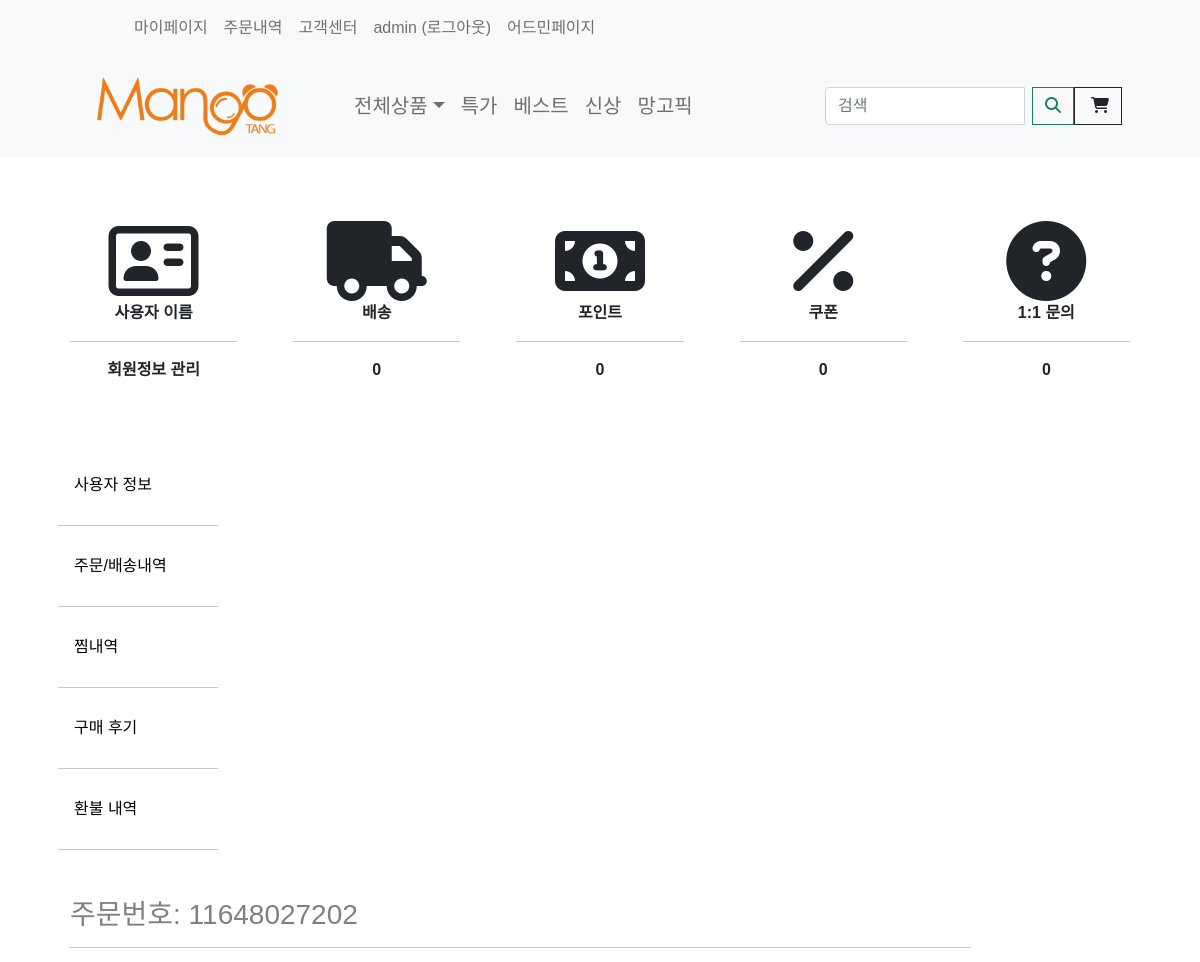
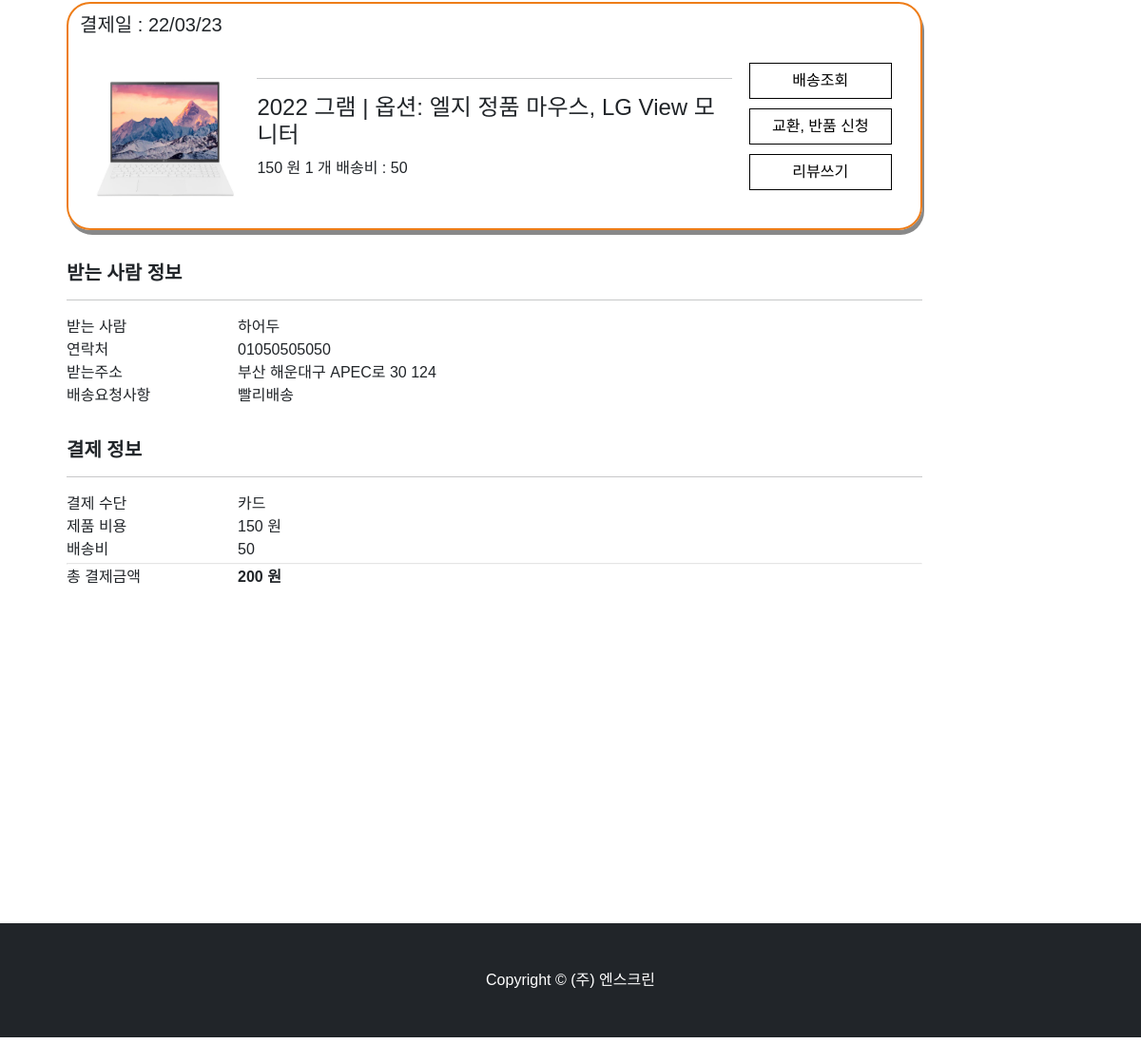
Page /mypage/orderlist/orderdetail/11648027202/12312 (signed in) on the committed database (2 pictures, top to bottom).
### store/models.py (models this page shows, shortened)
class OrderItem(models.Model):
    DELIVER_COMPANY = (
        ('04', 'CJ대한통운'),
        ('05', '한진택배'),
        ('08', '롯데택배'),
        ('06', '로젠택배'),
        ('01', '우체국택배'),
        ('46', 'CU편의점택배'),
        ('24', 'GS Postbox 택배	'),
    )
    product = models.ForeignKey(Product, on_delete=models.SET_NULL, null=True)
    order = models.ForeignKey(Order, on_delete=models.SET_NULL, null=True, blank=True)
    orderHistory = models.ForeignKey(OrderHistory, on_delete=models.SET_NULL, null=True)
    deliver_state = models.CharField(max_length=200, null=True, blank=True)
    quantity = models.IntegerField(default=0, null=True, blank=True)
    date_added = models.DateTimeField(auto_now_add=True)
    item_option_bool = models.BooleanField(default=False, blank=False, null=True)
    deliver_company = models.CharField(max_length=200, choices=DELIVER_COMPANY, null=True, blank=True)
    track_number = models.IntegerField(null=True, blank=True)
    @property
    def get_all_option_name(self):
        orderOptions = self.orderitemoption_set.all()  # 해당 order의 자식 가져와서
        data = ""
        for name in orderOptions:
            data += name.get_option_name + ", "
        data = data.strip(', ')
        return data
    @property  # 배송비
    def get_delivery_price(self):
        return self.product.shipment_price
    @property  # 옵션 포함 가격
    def get_all_total(self):
        total = self.product.price_discount * self.quantity
        orderOptions = self.orderitemoption_set.all()  # 해당 order의 자식 가져와서
        total += sum([item.get_total for item in orderOptions])  # 다더함함
        return total

class OrderHistory(models.Model):
    customer = models.ForeignKey(Customer, on_delete=models.SET_NULL, null=True, blank=True)
    order_name = models.CharField(max_length=200, null=True, blank=True)
    date_ordered = models.DateTimeField(auto_now_add=True)
    date_completed = models.DateTimeField(null=True, blank=True)
    track_number = models.IntegerField(null=True, blank=True)
    payment_state = models.BooleanField(default=False)
    shipping_fee = models.IntegerField(null=True, blank=True)
    order_number = models.IntegerField(null=True, blank=True)
    email = models.EmailField(null=True, blank=True)
    total_fee = models.IntegerField(null=True, blank=True)
    post_code = models.CharField(max_length=200, null=True, blank=True)
    recipent_address1 = models.CharField(max_length=200, null=False)
    recipent_address2 = models.CharField(max_length=200, null=False)
    recipent_number = models.CharField(max_length=50, null=False)
    recipent_name = models.CharField(max_length=50, null=False)
    order_request = models.CharField(max_length=100, null=False)
    orderer_number = models.CharField(max_length=100, null=False)
    orderer_name = models.CharField(max_length=100, null=False)
    receipt_url = models.CharField(max_length=500, null=True, blank=True)
    status = models.CharField(max_length=100, null=True, blank=True)
    emb_pg_provider = models.CharField(max_length=100, null=True, blank=True)
    imp_uid = models.CharField(max_length=100, null=True, blank=True)
    pay_method = models.CharField(max_length=100, null=True, blank=True)
    @property
    def get_total(self):
        total = self.total_fee + self.shipping_fee
        return total

class Product(models.Model):
    product_name = models.CharField(max_length=200)
    price = models.FloatField(null=False, blank=False)
    image_detail = models.ImageField(null=True, blank=True)
    image_title = models.ImageField(null=True, blank=True)
    image_introduce = models.ImageField(null=True, blank=True)
    seller_code = models.CharField(max_length=50, null=False, blank=False)
    price_discount = models.FloatField(null=True)
    discount = models.IntegerField(null=True)
    stock = models.IntegerField()
    first_title = models.CharField(max_length=200)
    second_title = models.CharField(max_length=200)
    shipment_price = models.IntegerField(blank=True)
    hash_tag = models.CharField(max_length=200)
    option_bool = models.BooleanField(default=False, blank=False, null=True)
    collection_tag = models.CharField(max_length=200, null=True)
    item_company = models.CharField(null=False, max_length=200)
    product_status = models.BooleanField(default=False, blank=False, null=True)

class OrderItemOption(models.Model):
    order_item_option = models.ForeignKey(OrderItem, on_delete=models.CASCADE, null=True)
    product_option = models.ForeignKey(ProductOption, on_delete=models.CASCADE, null=True)
    quantity = models.IntegerField(default=0, null=True, blank=True)
    @property
    def get_option_name(self):
        return self.product_option.option_name
    @property
    def get_total(self):
        total = self.product_option.option_price * self.quantity
        return total

class ProductOption(models.Model):
    product = models.ForeignKey(Product, on_delete=models.CASCADE, null=True)
    option_name = models.CharField(max_length=200)
    option_seller_code = models.CharField(max_length=50, null=False, blank=False)
    option_price = models.FloatField(null=False, blank=False)
    option_stock = models.IntegerField()
    option_status = models.BooleanField(default=False, blank=False, null=True)

### store/views.py (the view)
# urls.py: path('mypage/orderlist/orderdetail/<int:orderNumber>/<int:sellerCode>', views.orderdetail, name="orderdetail"), #주문번호로 변경
@login_required(login_url='account_login')
def orderdetail(request, orderNumber, sellerCode):
    customer = request.user.customer
    orderHistory = OrderHistory.objects.filter(customer=customer, order_number=orderNumber)
    product = Product.objects.filter(seller_code=sellerCode)
    orderItem = OrderItem.objects.get(orderHistory__in=orderHistory,
                                      product__in=product)  # 이미 쿼리셋한 쿼리셋으로 쿼리셋을 할려면 __in 필요
    context = {'orderItem': orderItem}
    return render(request, 'mypage/orderdetail.html', context)

### store/templates/mypage/orderdetail.html (shortened to what this page needs)
{% extends 'store/mypage.html' %}
{% load static %}
{% block mypage %}
    <div class="container" style=" height: 90rem">
        <div class="item">
            <span><h3 style="color: grey">주문번호: {{ orderItem.orderHistory.order_number }}</h3></span>
            <hr>
        </div>
        <div class=" container" id="rcorners2" style=" height: 15rem;">
            <div class="item" style="padding-top: 10px">
                <div><h5>결제일 : {{ orderItem.orderHistory.date_completed | date:'y/m/d' }}</h5>
                </div>
            </div>
            <div class="item" style="padding: 10px; height: 200px">
                <div class="container-orderlist" style="flex-direction: row;">
                    <div class="item-orderlist-picture">
                        <img style="width: 160px; height: 180px"
                             src={{ orderItem.product.image_title.url }}  alt="..."/>
                    </div>
                    <div class="item-orderlist-info" style=" margin: 10px;">
                        <hr>
                        {% if orderItem.item_option_bool == True %}
                            <h4>{{ orderItem.product.product_name }} | 옵션: {{ orderItem.get_all_option_name }}</h4>
                        {% else %}
                            <h4>{{ orderItem.product.product_name }}</h4>
                        {% endif %}
                        <span>{{ orderItem.get_all_total | floatformat:0 }} 원 <span> {{ orderItem.quantity }} 개</span> 배송비 : {{ orderItem.get_delivery_price }}</span>
                    </div>
                    <div class="item-orderlist-button">
                        <div class="center-orderlist-option">
                            <a class="nav-link-mypage btn"
                               style="border-style: groove; border-color: black; width: 150px" href="/">배송조회</a>
                        </div>
                        <div class="center-orderlist-option">
                            <a class="nav-link-mypage btn"
                               style="border-style: groove; border-color: black; width: 150px"
                               href="{% url 'cs' orderItem.orderHistory.order_number orderItem.product.seller_code %}" >교환,
                                반품 신청</a>
                        </div>
                        <div class="center-orderlist-option">
                            <a class="nav-link-mypage btn"
                               style="border-style: groove; border-color: black; width: 150px" onclick="reviewButton()"
                               href="#">리뷰쓰기</a>
                        </div>
                    </div>
                </div>
            </div>
        </div>
        <span><h5><b>받는 사람 정보</b></h5></span>
        <hr>
        <div class="item">
            <div class="container-orderdetail" style="display: flex">
                <div class="item-orderdetail-topic">받는 사람</div>
                <div class="item-orderdetail-info">{{ orderItem.orderHistory.recipent_name }}</div>
            </div>
            <div class="container-orderdetail">
                <div class="item-orderdetail-topic">연락처</div>
                <div class="item-orderdetail-info"> {{ orderItem.orderHistory.recipent_number }}</div>
            </div>
            <div class="container-orderdetail">
                <div class="item-orderdetail-topic">받는주소</div>
                <div class="item-orderdetail-info"> {{ orderItem.orderHistory.recipent_address1 }} {{ orderItem.orderHistory.recipent_address2 }}</div>
            </div>
            <div class="container-orderdetail">
                <div class="item-orderdetail-topic">배송요청사항</div>
                <div class="item-orderdetail-info">{{ orderItem.orderHistory.order_request }}</div>
            </div>
        </div>
        <span><h5><b>결제 정보</b></h5></span>
        <hr>
        <div class="item">
            <div class="container-orderdetail" style="display: flex">
                <div class="item-orderdetail-topic">결제 수단</div>
                <div class="item-orderdetail-info">카드</div>
            </div>
            <div class="container-orderdetail">
                <div class="item-orderdetail-topic">제품 비용</div>
                <div class="item-orderdetail-info">{{ orderItem.orderHistory.total_fee }} 원</div>
            </div>
            <div class="container-orderdetail">
                <div class="item-orderdetail-topic">배송비</div>
                <div class="item-orderdetail-info">{{ orderItem.orderHistory.shipping_fee }}</div>
            </div>
            <hr class="hr-orderdetail-totalpay">
            <div class="container-orderdetail">
                <div class="item-orderdetail-topic">총 결제금액</div>
                <div class="item-orderdetail-info"><b>{{ orderItem.orderHistory.get_total }} 원</b></div>
            </div>
        </div>
    </div>
{% endblock mypage %}

### store/templates/store/navbar.html (shortened to what this page needs)
{% load static %}
<nav class="navbar navbar-expand-lg navbar-light bg-light">
    <div class="bg-light container px-4 px-lg-5">
        <ul class="navbar-nav me-auto mb-2 mb-lg-0 ms-lg-5" style="">
            <li class="nav-item"><a href="{% url 'userinfo' %}"
                                    class="nav-link dropdown-menu-size-customer">마이페이지</a></li>
            <li class="nav-item"><a href="{% url 'orderhistory' %}"
                                    class="nav-link dropdown-menu-size-customer">주문내역</a></li>
            <li class="nav-item"><a href="{% url 'faq' %}"
                                    class="nav-link dropdown-menu-size-customer">고객센터</a></li>
            {% if user.is_authenticated %}
                <a class="nav-link" href="{% url 'logout' %}">{{ user.username }} (로그아웃)</a>
            {% else %}
                <li class="nav-item"><a href="{% url 'account_login' %}" class="nav-link dropdown-menu-size-customer">로그인</a>
                </li>
            {% endif %}
            {% if user.is_superuser %}
                <a class="nav-link" href={% url 'admin:index' %}>어드민페이지</a>
            {% endif %}
        </ul>
    </div>
</nav>
<nav class="navbar navbar-expand-lg navbar-light bg-light">
    <div class="container px-4 px-lg-5">
        <a href="{% url 'store' %}">
            <img src="{% static 'nscreen_logo/4_망고땡_로고 (영문).png' %}" width="220" alt="망고땡몰">
        </a>
        <div class="collapse navbar-collapse" id="navbarSupportedContent">
            <ul class="navbar-nav me-auto mb-2 mb-lg-0 ms-lg-5">
                <li class="nav-item dropdown">
                    <a class="nav-link dropdown-toggle dropdown-menu-size" id="navbarDropdown" href="#" role="button"
                       data-bs-toggle="dropdown" aria-expanded="false">전체상품</a>
                </li>
                <li class="nav-item"><a class="nav-link dropdown-menu-size" href="#!">특가</a></li>
                <li class="nav-item"><a class="nav-link dropdown-menu-size" href="#!">베스트</a></li>
                <li class="nav-item"><a class="nav-link dropdown-menu-size" href="#!">신상</a></li>
                <li class="nav-item"><a class="nav-link dropdown-menu-size" href="#!">망고픽</a></li>
            </ul>
            <div class="row justify-content-end my-3">
                <div class="d-flex input-group">
                    <input class="form-control me-2 kw" type="text" style="width: 200px"
                           placeholder="검색" aria-label="검색"
                           value="{{ kw|default_if_none:'' }}">
                    <div class="input-group-append">
                        <button class="btn btn-outline-success" type="button" id="btn_search"><i
                                class="fas fa-search"></i></button>
                    </div>
                </div>
            </div>
            <a href="{% url 'cart' %}" class="nav-link-cart">
                <button class="btn btn-outline-dark" type="submit">
                    <i class="fas fa-shopping-cart"></i>
                </button>
            </a>
        </div>
    </div>
</nav>

### rows in the picture
OrderItem: orderHistory.order_number "11648027202", orderHistory.date_completed "22/03/23", product.image_title (picture), product.product_name "2022 그램", get_all_option_name "엘지 정품 마우스, LG View 모니터", get_all_total "150", quantity "1", get_delivery_price "50", orderHistory.recipent_name "하어두", orderHistory.recipent_number "01050505050", orderHistory.recipent_address1 "부산 해운대구 APEC로 30", orderHistory.recipent_address2 "124", orderHistory.order_request "빨리배송", orderHistory.total_fee "150", orderHistory.shipping_fee "50", orderHistory.get_total "200"

### other values in the picture
{{ user.username }} "admin"
